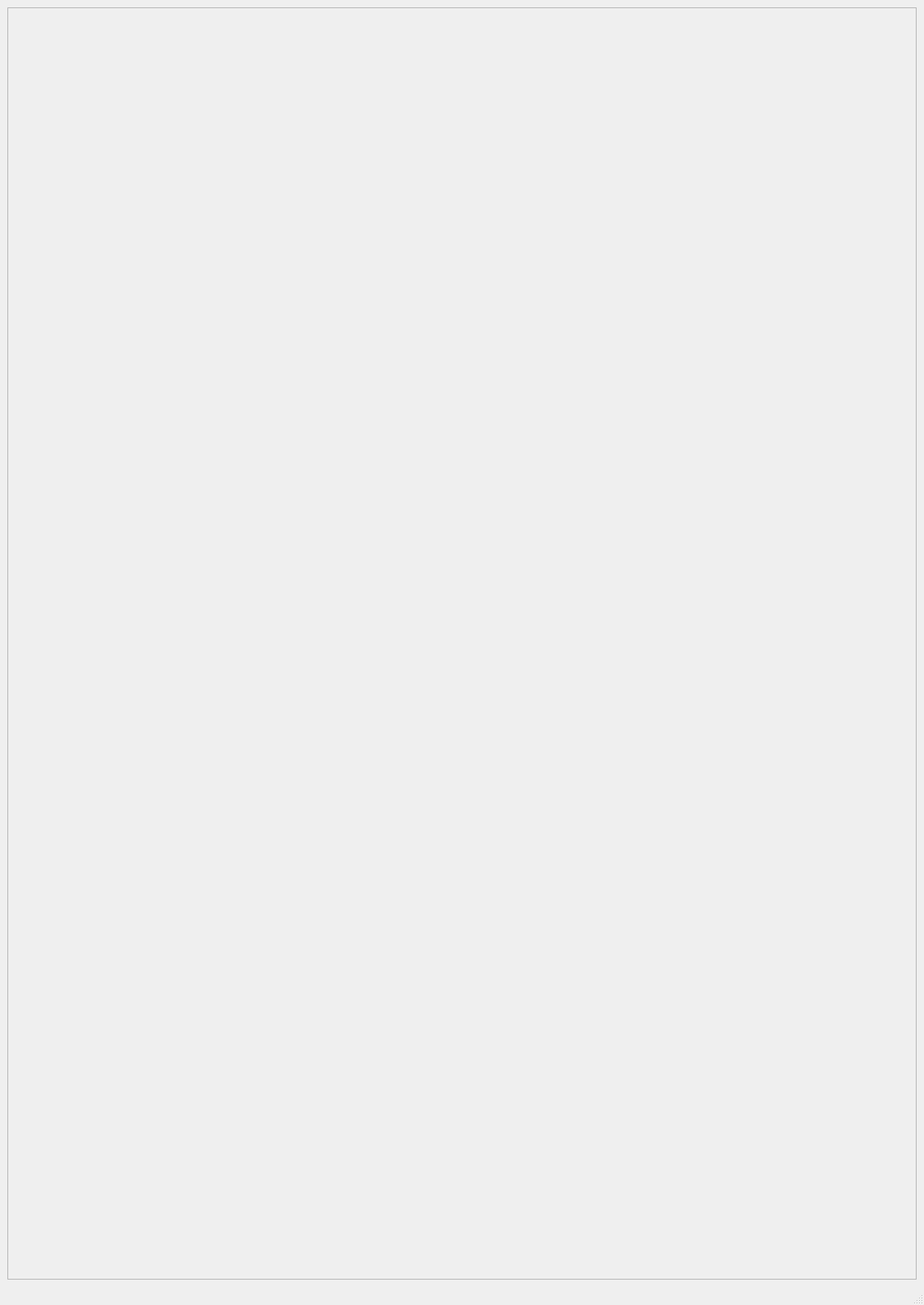
<?xml version="1.0" encoding="UTF-8"?>
<ui version="4.0">
 <class>MainWindow</class>
 <widget class="QMainWindow" name="MainWindow">
  <property name="geometry">
   <rect>
    <x>0</x>
    <y>0</y>
    <width>1128</width>
    <height>1593</height>
   </rect>
  </property>
  <property name="windowTitle">
   <string>MainWindow</string>
  </property>
  <widget class="QWidget" name="centralwidget">
   <layout class="QGridLayout" name="gridLayout_2">
    <item row="0" column="0">
     <widget class="QScrollArea" name="scrollArea">
      <property name="widgetResizable">
       <bool>true</bool>
      </property>
      <widget class="QWidget" name="scrollAreaWidgetContents">
       <property name="geometry">
        <rect>
         <x>0</x>
         <y>0</y>
         <width>1090</width>
         <height>1477</height>
        </rect>
       </property>
       <layout class="QGridLayout" name="gridLayout"/>
      </widget>
     </widget>
    </item>
   </layout>
  </widget>
  <widget class="QMenuBar" name="menubar">
   <property name="geometry">
    <rect>
     <x>0</x>
     <y>0</y>
     <width>1128</width>
     <height>39</height>
    </rect>
   </property>
  </widget>
  <widget class="QStatusBar" name="statusbar"/>
 </widget>
 <resources/>
 <connections/>
</ui>
